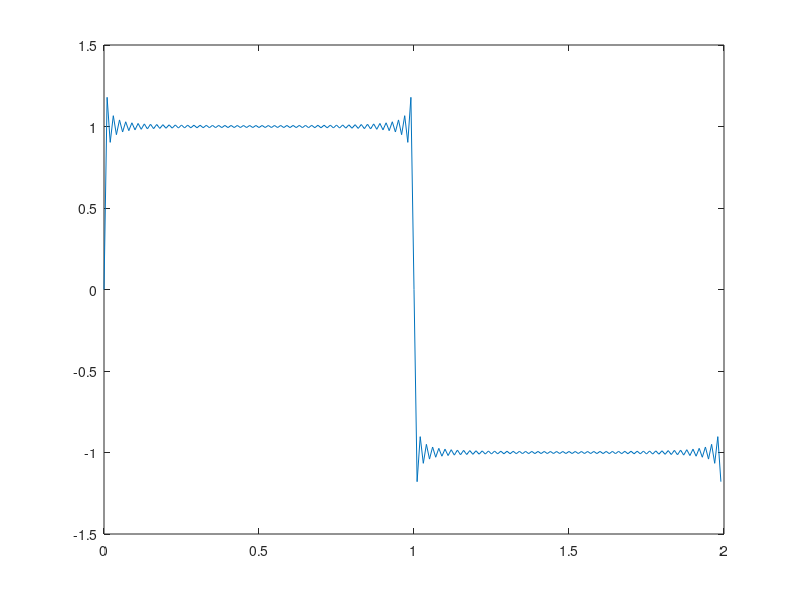

Recreate this plot in MATLAB.
T = 2;
w=2*pi/T;
M=200;
t=T*(0:M-1)/M;
y = @(t) 0;
bs = [];
for k=1:100
  ck = -(mod(k, 2))*((1i*2)/(pi*k));
  cminusk = -(mod(k, 2))*((1i*2)/(pi*(-k)));
  ak = ck + cminusk;
  bk = 2i*ck;
  bs = [bs bk];
  y = @(t) y(t) + ak*cos(k*w*t) + bk*sin(k*w*t);
end
bs
plot(t, y(t))